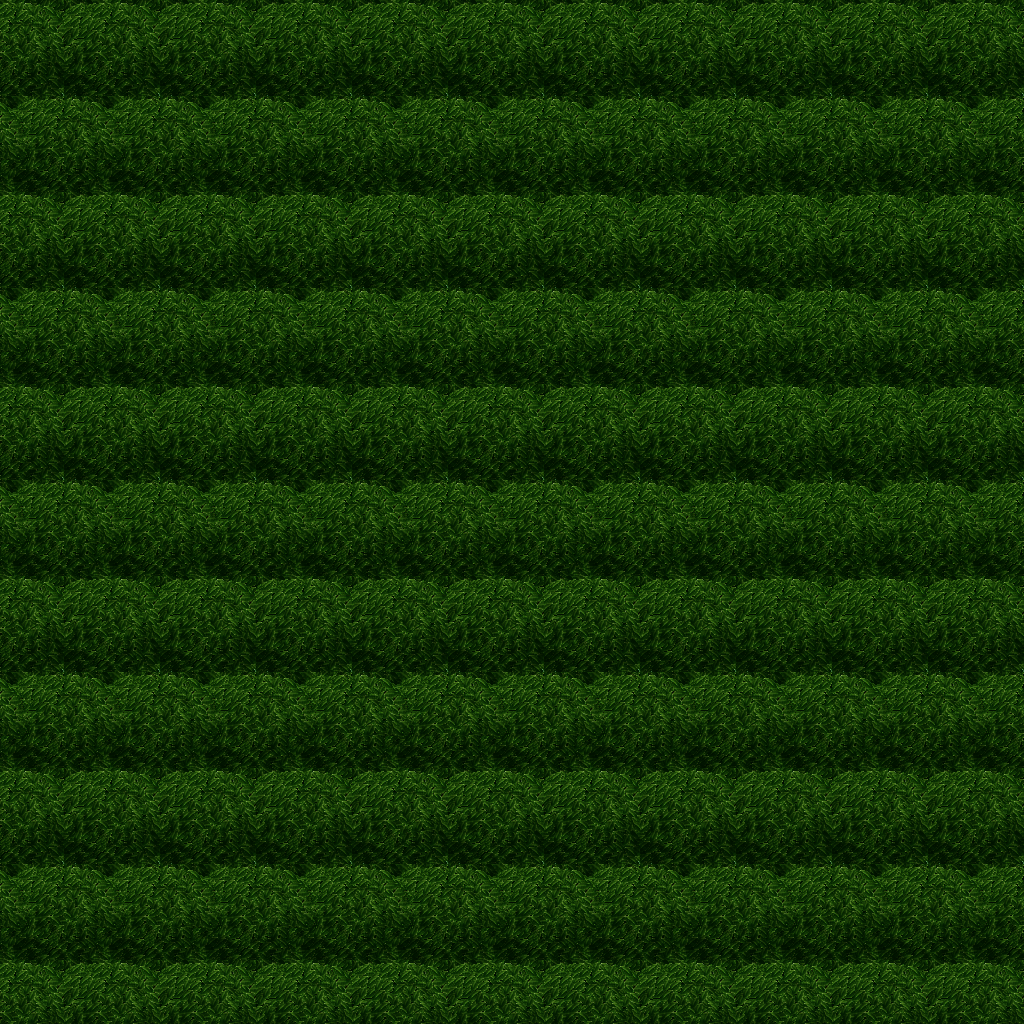

Below is a game level as drawn by its tile map, then a one-line description and the .tmx that defines it (tile-layer data replaced by summaries):
An orthogonal 32x32 tile map with 32x32 px tiles, 5 tile layers (Ground, Objects, Objects2, Above, ...), 1 hidden layer not drawn, 26 tilesets.

<map version="1.10" tiledversion="1.11.0" orientation="orthogonal" renderorder="right-down" width="32" height="32" tilewidth="32" tileheight="32" infinite="0" nextlayerid="11" nextobjectid="1">
 <tileset firstgid="1" name="ground_ground" tilewidth="32" tileheight="32" tilecount="33" columns="3">
  <image source="../drawable/ground_ground.png" width="96" height="352" />
 </tileset>
 <tileset firstgid="34" name="building_castle" tilewidth="32" tileheight="32" tilecount="320" columns="20">
  <image source="../drawable/building_castle.png" width="640" height="512" />
 </tileset>
 <tileset firstgid="354" name="plant_flower_daisy_white" tilewidth="32" tileheight="32" tilecount="8" columns="2">
  <image source="../drawable/plant_flower_daisy_white.png" width="64" height="128" />
 </tileset>
 <tileset firstgid="362" name="ground_mud_patch" tilewidth="32" tileheight="32" tilecount="4" columns="4">
  <image source="../drawable/ground_mud_patch.png" width="128" height="32" />
 </tileset>
 <tileset firstgid="366" name="plant_grasses" tilewidth="32" tileheight="32" tilecount="6" columns="3">
  <image source="../drawable/plant_grasses.png" width="96" height="64" />
 </tileset>
 <tileset firstgid="372" name="ground_cobbled_paving" tilewidth="32" tileheight="32" tilecount="1" columns="1">
  <image source="../drawable/ground_cobbled_paving.png" width="32" height="32" />
 </tileset>
 <tileset firstgid="373" name="plant_bush_bushes" tilewidth="32" tileheight="32" tilecount="10" columns="5">
  <image source="../drawable/plant_bush_bushes.png" width="160" height="64" />
 </tileset>
 <tileset firstgid="383" name="ground_grass_edges" tilewidth="32" tileheight="32" tilecount="36" columns="12">
  <image source="../drawable/ground_grass_edges.png" width="384" height="96" />
 </tileset>
 <tileset firstgid="419" name="ground_grass_corners" tilewidth="32" tileheight="32" tilecount="24" columns="6">
  <image source="../drawable/ground_grass_corners.png" width="192" height="128" />
 </tileset>
 <tileset firstgid="443" name="plant_tree_tree_darkgreen" tilewidth="32" tileheight="32" tilecount="88" columns="8">
  <image source="../drawable/plant_tree_tree_darkgreen.png" width="256" height="352" />
 </tileset>
 <tileset firstgid="531" name="plant_flower_daisy_yellow" tilewidth="32" tileheight="32" tilecount="8" columns="2">
  <image source="../drawable/plant_flower_daisy_yellow.png" width="64" height="128" />
 </tileset>
 <tileset firstgid="539" name="plant_flower_daisy_red" tilewidth="32" tileheight="32" tilecount="8" columns="2">
  <image source="../drawable/plant_flower_daisy_red.png" width="64" height="128" />
 </tileset>
 <tileset firstgid="547" name="plant_flower_daisy_blue" tilewidth="32" tileheight="32" tilecount="8" columns="2">
  <image source="../drawable/plant_flower_daisy_blue.png" width="64" height="128" />
 </tileset>
 <tileset firstgid="555" name="building_fence_fence_chunky" tilewidth="32" tileheight="32" tilecount="21" columns="3">
  <image source="../drawable/building_fence_fence_chunky.png" width="96" height="224" />
 </tileset>
 <tileset firstgid="576" name="plant_bush_hedge" tilewidth="32" tileheight="32" tilecount="35" columns="5">
  <image source="../drawable/plant_bush_hedge.png" width="160" height="224" />
 </tileset>
 <tileset firstgid="611" name="plant_stump_stump_green" tilewidth="32" tileheight="32" tilecount="4" columns="2">
  <image source="../drawable/plant_stump_stump_green.png" width="64" height="64" />
 </tileset>
 <tileset firstgid="615" name="plant_stump_stump_brown" tilewidth="32" tileheight="32" tilecount="4" columns="2">
  <image source="../drawable/plant_stump_stump_brown.png" width="64" height="64" />
 </tileset>
 <tileset firstgid="619" name="logic_item_resources" tilewidth="32" tileheight="32" tilecount="6" columns="6">
  <image source="../drawable/logic_item_resources.png" width="192" height="32" />
 </tileset>
 <tileset firstgid="625" name="logic_portal" tilewidth="32" tileheight="32" tilecount="24" columns="8">
  <image source="../drawable/logic_portal.png" width="256" height="96" />
 </tileset>
 <tileset firstgid="649" name="logic_creature_mummy" tilewidth="32" tileheight="32" tilecount="2" columns="2">
  <image source="../drawable/logic_creature_mummy.png" width="64" height="32" />
 </tileset>
 <tileset firstgid="651" name="logic_creature_animal" tilewidth="32" tileheight="32" tilecount="32" columns="8">
  <image source="../drawable/logic_creature_animal.png" width="256" height="128" />
 </tileset>
 <tileset firstgid="683" name="logic_collision" tilewidth="32" tileheight="32" tilecount="1" columns="1">
  <image source="../drawable/logic_collision.png" width="32" height="32" />
 </tileset>
 <tileset firstgid="684" name="ground_grass_2" tilewidth="32" tileheight="32" tilecount="21" columns="3">
  <image source="../drawable/ground_grass_2.png" width="96" height="224" />
 </tileset>
 <tileset firstgid="705" name="logic_protection" tilewidth="32" tileheight="32" tilecount="2" columns="2">
  <image source="../drawable/logic_protection.png" width="64" height="32" />
 </tileset>
 <tileset firstgid="707" name="logic_creature_undead_skeleton" tilewidth="32" tileheight="32" tilecount="6" columns="6">
  <image source="../drawable/logic_creature_undead_skeleton.png" width="192" height="32" />
 </tileset>
 <tileset firstgid="713" name="logic_creature_troll" tilewidth="32" tileheight="32" tilecount="4" columns="4">
  <image source="../drawable/logic_creature_troll.png" width="128" height="32" />
 </tileset>
 <layer id="1" name="Ground" width="32" height="32">
  <data>[1024 cells, 1024 non-empty, 1 distinct tile ids]</data>
 </layer>
 <layer id="2" name="Objects" width="32" height="32">
  <data>[1024 cells, 0 non-empty, 0 distinct tile ids]</data>
 </layer>
 <layer id="3" name="Objects2" width="32" height="32">
  <data>[1024 cells, 0 non-empty, 0 distinct tile ids]</data>
 </layer>
 <layer id="4" name="Above" width="32" height="32">
  <data>[1024 cells, 1024 non-empty, 18 distinct tile ids]</data>
 </layer>
 <layer id="5" name="Above2" width="32" height="32">
  <data>[1024 cells, 0 non-empty, 0 distinct tile ids]</data>
 </layer>
 <layer id="6" name="Walkable" width="32" height="32" visible="0">
  <data>[1024 cells, 1024 non-empty, 1 distinct tile ids]</data>
 </layer>
 <objectgroup id="7" name="Mapevents" />
 <objectgroup id="8" name="Spawn" />
 <objectgroup id="9" name="Keys" />
 <objectgroup id="10" name="Replace" />
</map>
